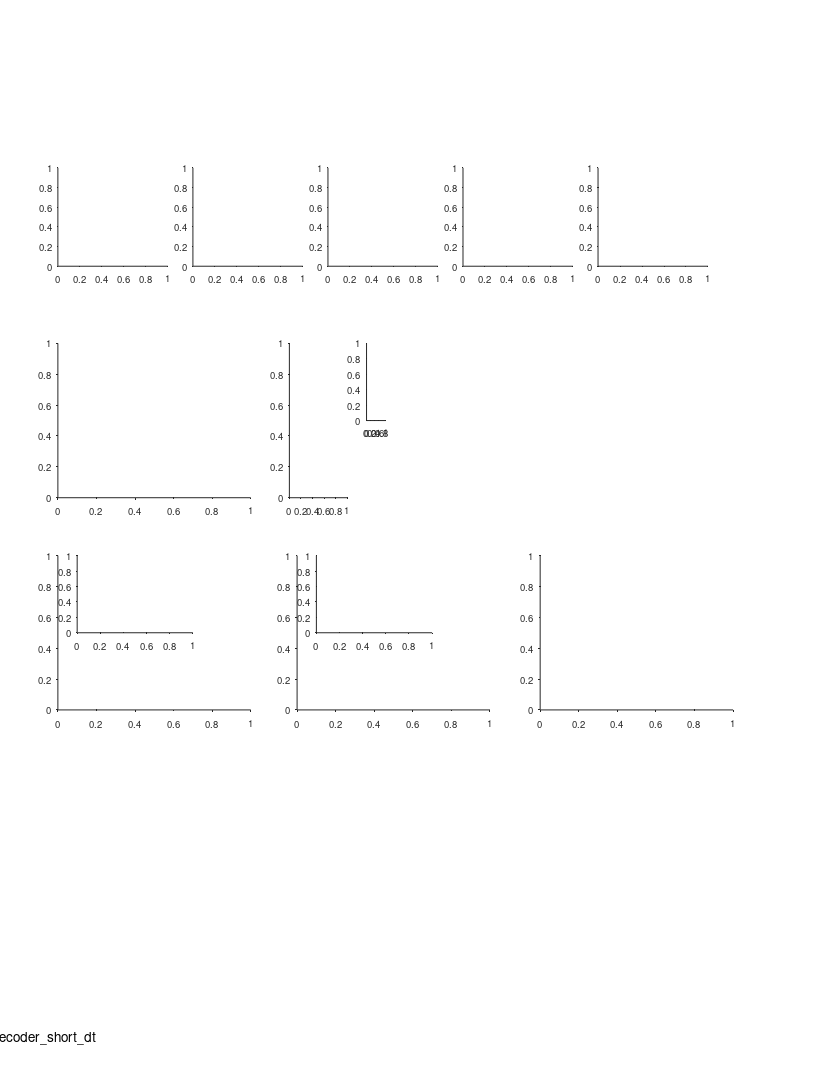

Here is the MATLAB script that generated this plot: (Note: this script raises an error after producing the figure.)
%% Large Scale - Fig. S9 - decoder with shorter dt (200ms)

%%
clear 
clc

%% define output files
res_dir = 'L:\paper_figures';
mkdir(res_dir)
fig_name_str = 'Fig_S9_decoder_short_dt';
fig_caption_str = 'Theoretical analysis with shorter integration window (dt)';
log_name_str = [fig_name_str '_log_file' '.txt'];
log_name_str = strrep(log_name_str , ':', '-');
log_name_str = strrep(log_name_str , ' ', '_');
log_name_out = fullfile(res_dir, log_name_str);

%% open log file
diary off
diary(log_name_out)
diary on
disp('Log file');
disp(['created: ', datestr(clock)]);
disp('======================================================');
disp([fig_name_str ':' fig_caption_str]);
disp('======================================================');
disp('');

%% create figure
% =========================================================================
% figure_size_cm = [21.0 29.7]; % ~A4
figure_size_cm = [21.6 27.9]; % ~US letter
figure ;
% Some WYSIWYG options:
set(gcf,'DefaultAxesFontSize',7);
set(gcf,'DefaultAxesFontName','helvetica');
set(gcf,'DefaultAxesUnits','centimeters');
set(gcf,'PaperType','usletter')
% set(gcf,'PaperType','<custom>');
set(gcf,'PaperUnits','centimeters','PaperPosition',[0 0 figure_size_cm]);
set(gcf,'PaperOrientation','portrait');
set(gcf,'Units','centimeters','Position',get(gcf,'paperPosition')+[0 0 0 0]); % position on screen...
set(gcf, 'Renderer', 'painters');
set(groot, 'defaultAxesTickDir', 'out');
set(groot,  'defaultAxesTickDirMode', 'manual');
annotation('textbox', [0.5 1 0 0], 'String',fig_name_str, 'HorizontalAlignment','center','Interpreter','none', 'FitBoxToText','on');
pause(0.2); % workaround to solve matlab automatically changing the axes positions...

% create panels
panel_A_size = [3 3].*[0.95 0.85];
panel_A(1) = axes('position', [ 1.5 21 panel_A_size]);
panel_A(2) = axes('position', [ 5.0 21 panel_A_size]);
panel_A(3) = axes('position', [ 8.5 21 panel_A_size]);
panel_A(4) = axes('position', [12.0 21 panel_A_size]);
panel_A(5) = axes('position', [15.5 21 panel_A_size]);
panel_B(1)   = axes('position', [ 1.5 15 5 4]);
panel_B(2)   = axes('position', [ 7.5 15 1.5 4]);
panel_C(1,1) = axes('position', [ 1.5  9.5  5 4]);
panel_C(1,2) = axes('position', [ 2   11.5  3 2]);
panel_D(1,1) = axes('position', [ 7.7    9.5  5 4]);
panel_D(1,2) = axes('position', [ 8.2 11.5  3 2]);
panel_E(1)   = axes('position', [14    9.5  5 4]);
panel_legend = axes('position', [9.5 17 0.5 2]);

%% arrange data
dt = 0.2;
paper_fig_4_arrange_data;
rng(0);
exampleL = 200*100; % 200*cm
[f] = MultiscalePlace_GenerateTuning_AllModels(exampleL);
pos = 1:ds:exampleL;
pos = pos / 100; % back to meter

%% legend panel
axes(panel_legend);
cla
hold on
plot([0 1], 5*[1 1], 'Color',clr(1,:),'LineWidth',2) ; hold on ; 
plot([0 1], 4*[1 1], 'Color',clr(3,:),'LineWidth',2) ; hold on ; 
plot([0 1], 3*[1 1], 'Color',clr(2,:),'LineWidth',2) ; hold on ; 
plot([0 1], 2*[1 1], 'Color',clr(6,:),'LineWidth',2) ; hold on ; 
plot([0 1], 1*[1 1], 'Color',clr(7,:),'LineWidth',2) ; hold on ; 
text(1.2,5,'1: Single small fields', 'FontSize', 10);
text(1.2,4,'2: Single large fields', 'FontSize', 10);
text(1.2,3,'3: multiple small fields (Rich et al. 2014)', 'FontSize', 10);
text(1.2,2,'4: multi-scale (population)', 'FontSize', 10);
text(1.2,1,'5: multi-scale (single-cell)', 'FontSize', 10);
axis off
xlim([0 1])
ylim([1 5])

%% panel A - different encoding schemes
maps=[];
maps(1,:,:) = f.fA(:,1:10);
maps(1,:,[7 4 9 10]) = f.fA(:,[4 7 11 12]);
maps(2,:,:) = f.fB(:,1:10);
maps(2,:,[3 9]) = f.fB(:,[14 12]);
[~,IX] = sort(sum(f.fI,1));
maps(3,:,:) = f.fI(:,IX(50:100:950));
maps(4,:,:) = f.fF(:,950:-100:50);
maps(5,:,:) = f.fG(:,1:10);
for ii_scnr = 1:5
    axes(panel_A(ii_scnr));
    cla
    hold on
    imagesc(pos,1:10,squeeze(maps(ii_scnr,:,:))');
    cmap = gray();
    cmap = flip(cmap);
    colormap(cmap)
    xlim([0 200])
    ylim([0.5 10.5])
    xlabel('Position (m)', 'Units','normalized','Position',[0.5 -0.15]);
    h = gca;
    h.YTick = [1 5 10];
    h.XRuler.TickLabelGapOffset = -1;
    h.XRuler.TickLength = [0.03 0.03];
    title("Scheme "+ii_scnr);
end
axes(panel_A(1));
text(-0.3,1.1, 'A', 'Units','normalized','FontWeight','bold');
ylabel('Example neuron #','Units','normalized','Position',[-0.2 0.5]);

%% panel B - minimum N required for error < 1 m
axes(panel_B(1));
cla
hold on
text(-0.2,1.1, 'B', 'Units','normalized','FontWeight','bold');
text(0.5,1.1, {'Minimal no. of neurons';'required for decoding'}, 'Units','normalized','FontWeight','bold','HorizontalAlignment','center','FontSize',9);

jerr = find(ismember(errs, [2]));
plot(L/100,NerrMLA(:,jerr),'Color',clr(1,:),'LineWidth',2) ; hold on ; 
plot(L/100,NerrMLB(:,jerr),'Color',clr(3,:),'LineWidth',2) ; hold on ; 
plot(L/100,NerrMLI(:,jerr),'Color',clr(2,:),'LineWidth',2) ; hold on ;
plot(L/100,NerrMLF(:,jerr),'Color',clr(6,:),'LineWidth',2) ; hold on ; 
plot(L/100,NerrMLG(:,jerr),'Color',clr(7,:),'LineWidth',2) ; hold on ;
xlim([20 1000]) ;
ylim([10 250]) ;
xlabel('Environment size (m)', 'Units','normalized','Position',[0.5 -0.11]);
ylabel(['min N required for error < ' num2str(errs(jerr)) 'm'], 'Units','normalized','Position',[ -0.15 0.5]);
h = gca;
h.XRuler.TickLabelGapOffset = -1;
h.XRuler.TickLength = [0.02 0.02];
h.XTick = [20 200 400 600 800 1000];
% h.XScale = 'log';
% h.YScale = 'log';

%% panel B - bar plot of slopes
x = 1:5;
y = [
    lmNerrMLA{jerr}.Coefficients.Estimate(2)
    lmNerrMLB{jerr}.Coefficients.Estimate(2)
    lmNerrMLI{jerr}.Coefficients.Estimate(2)
    lmNerrMLF{jerr}.Coefficients.Estimate(2)
    lmNerrMLG{jerr}.Coefficients.Estimate(2)]';
err = [
    lmNerrMLA{jerr}.coefCI
    lmNerrMLB{jerr}.coefCI
    lmNerrMLI{jerr}.coefCI
    lmNerrMLF{jerr}.coefCI
    lmNerrMLG{jerr}.coefCI];
err  = err(2:2:end,:)';
err = err - y;

axes(panel_B(2));
cla
hold on
hb=bar(x,y);
hb.FaceColor = 'flat';
hb.CData = [clr(1,:);clr(3,:);clr(2,:);clr(6,:);clr(7,:)];
he=errorbar(x,y,err(1,:));
he.CapSize = 2;
he.LineStyle = 'none';
he.Color = 'k';
xlim([0 6]);
ylim([0 1.7]);
h=gca;
h.XTick = [];
h.YTick = [0 1.7];
ylabel('Slope (N per meter)', 'Units','normalized','Position',[-0.11 0.5]);

%% panel C - mean decoding error
jN_options = find(ismember(N, [50]));
ylimits_options = [0 20; 0 10];
for ii_N = 1:length(jN_options)
    jN = jN_options(ii_N);
    
    axes(panel_C(ii_N,1));
    cla
    hold on
    plot(L/100,meMLA(jN,:)*ds/100,'Color',clr(1,:),'LineWidth',2) ; hold on ; 
    plot(L/100,meMLB(jN,:)*ds/100,'Color',clr(3,:),'LineWidth',2) ; hold on ; 
    plot(L/100,meMLI(jN,:)*ds/100,'Color',clr(2,:),'LineWidth',2) ; hold on ; 
    plot(L/100,meMLF(jN,:)*ds/100,'Color',clr(6,:),'LineWidth',2) ; hold on ; 
    plot(L/100,meMLG(jN,:)*ds/100,'Color',clr(7,:),'LineWidth',2) ; hold on ; 
    xlim([20 1000]) ;
    xlabel('Environment size (m)', 'Units','normalized','Position',[0.5 -0.11]);
    ylabel('Mean decoding error (m)', 'Units','normalized','Position',[ -0.15 0.5]);
    h = gca;
    h.XScale = 'log';
%     h.YScale = 'log';
    h.XTick = [20 100 1000];
    h.XTickLabel = {'20';'100';'1000'};
    h.XRuler.TickLabelGapOffset = -1;
    h.XRuler.TickLength = [0.03 0.03];
%     text(0.95,1, sprintf('N = %d',N(jN)), 'Units','normalized','FontWeight','normal', 'HorizontalAlignment','right','FontSize',10);
    if ii_N == 1
        text(-0.2,1.1, 'C', 'Units','normalized','FontWeight','bold');
        text(0.5,1.1, 'Mean decoding errors', 'Units','normalized','FontWeight','bold','HorizontalAlignment','center','FontSize',9);
    end

    % zoom-in inset
    axes(panel_C(ii_N,2));
    cla
    hold on
    plot(L/100,meMLA(jN,:)*ds/100,'Color',clr(1,:),'LineWidth',2) ; hold on ; 
    plot(L/100,meMLB(jN,:)*ds/100,'Color',clr(3,:),'LineWidth',2) ; hold on ; 
    plot(L/100,meMLI(jN,:)*ds/100,'Color',clr(2,:),'LineWidth',2) ; hold on ; 
    plot(L/100,meMLF(jN,:)*ds/100,'Color',clr(6,:),'LineWidth',2) ; hold on ; 
    plot(L/100,meMLG(jN,:)*ds/100,'Color',clr(7,:),'LineWidth',2) ; hold on ; 
    xlim([20 1000]) ;
    ylim(ylimits_options(ii_N,:))
    h = gca;
    h.XScale = 'log';
%     h.YScale = 'log';
    h.XTick = [20 100 1000];
    h.XTickLabel = {'20';'100';'1000'};
    h.XRuler.TickLabelGapOffset = -1;
    h.XRuler.TickLength = [0.03 0.03];
end

%% panel D - 99th prc error
jprc = find(ismember(prc, [99]));
jN_options = find(ismember(N, [50]));
ylimits_options = [0 20; 0 10];
for ii_N = 1:length(jN_options)
    jN = jN_options(ii_N);
    
    axes(panel_D(ii_N,1));
    cla
    hold on
    plot(L/100,peMLA(jN,:,jprc)*ds/100,'Color',clr(1,:),'LineWidth',2) ; hold on ; 
    plot(L/100,peMLB(jN,:,jprc)*ds/100,'Color',clr(3,:),'LineWidth',2) ; hold on ; 
    plot(L/100,peMLI(jN,:,jprc)*ds/100,'Color',clr(2,:),'LineWidth',2) ; hold on ; 
    plot(L/100,peMLF(jN,:,jprc)*ds/100,'Color',clr(6,:),'LineWidth',2) ; hold on ; 
    plot(L/100,peMLG(jN,:,jprc)*ds/100,'Color',clr(7,:),'LineWidth',2) ; hold on ; 
%     ylim([0.1 2000]) ;
    xlim([20 1000]) ;
    xlabel('Environment size (m)', 'Units','normalized','Position',[0.5 -0.11]);
    ylabel([num2str(prc(jprc)) '% decoder error (m)'], 'Units','normalized','Position',[ -0.12 0.5]);
    h = gca;
    h.XScale = 'log';
%     h.YScale = 'log';
    h.XTick = [20 100 1000];
    h.XTickLabel = {'20';'100';'1000'};
    h.YRuler.TickLabelGapOffset = 2;
    h.XRuler.TickLabelGapOffset = -1;
    h.XRuler.TickLength = [0.03 0.03];
%     text(0.95,1, sprintf('N = %d',N(jN)), 'Units','normalized','FontWeight','normal', 'HorizontalAlignment','right','FontSize',10);
    if ii_N == 1
        text(-0.19,1.1, 'D', 'Units','normalized','FontWeight','bold');
        text(1.12,1.22, 'Catastrophic errors', 'Units','normalized','FontWeight','bold','HorizontalAlignment','center','FontSize',9);
    end
    
    % zoom-in inset
    axes(panel_D(ii_N,2));
    cla
    hold on
    plot(L/100,peMLA(jN,:,jprc)*ds/100,'Color',clr(1,:),'LineWidth',2) ; hold on ; 
    plot(L/100,peMLB(jN,:,jprc)*ds/100,'Color',clr(3,:),'LineWidth',2) ; hold on ; 
    plot(L/100,peMLI(jN,:,jprc)*ds/100,'Color',clr(2,:),'LineWidth',2) ; hold on ; 
    plot(L/100,peMLF(jN,:,jprc)*ds/100,'Color',clr(6,:),'LineWidth',2) ; hold on ; 
    plot(L/100,peMLG(jN,:,jprc)*ds/100,'Color',clr(7,:),'LineWidth',2) ; hold on ; 
%     ylim([0.1 2000]) ;
    xlim([100 1000]) ;
    h = gca;
    h.XScale = 'log';
    h.YScale = 'log';
    h.XTick = [100 1000];
    h.XTickLabel = {'100';'1000'};
    h.YTick = [1 100];
    h.YTickLabel = {'1';'100'};
    h.YRuler.TickLabelGapOffset = -0.1;
    h.XRuler.TickLabelGapOffset = -1;
    h.XRuler.TickLength = [0.03 0.03];
end

%% panel E - 99th prc error
jprc = find(ismember(prc, [99]));
jN_options = find(ismember(N, [50]));
ylimits_options = [2e-4 1; 2e-7 1];
for ii_N = 1:length(jN_options)
    jN = jN_options(ii_N);
    
    axes(panel_E(ii_N));
    cla
    hold on

    plot(L/100,pleMLA(jN,:)+(2e6)^(-1),'Color',clr(1,:),'LineWidth',2) ; hold on ; 
    plot(L/100,pleMLB(jN,:)+(2e6)^(-1),'Color',clr(3,:),'LineWidth',2) ; hold on ; 
    plot(L/100,pleMLI(jN,:)+(2e6)^(-1),'Color',clr(2,:),'LineWidth',2) ; hold on ; 
    plot(L/100,pleMLF(jN,:)+(2e6)^(-1),'Color',clr(6,:),'LineWidth',2) ; hold on ; 
    plot(L/100,pleMLG(jN,:)+(2e6)^(-1),'Color',clr(7,:),'LineWidth',2) ; hold on ; 
    xlim([20 1000]) ;
    ylim(ylimits_options(ii_N,:))
    xlabel('Environment size (m)', 'Units','normalized','Position',[0.5 -0.11]);
    ylabel('P(err>5% of environment size)', 'Units','normalized','Position',[ -0.12 0.5]);
%     text(0.95,1.03, sprintf('N = %d',N(jN)), 'Units','normalized','FontWeight','normal', 'HorizontalAlignment','right','FontSize',10);
    h = gca;
    h.XScale = 'log';
    h.YScale = 'log';
    h.XTick = [20 100 1000];
    h.XTickLabel = {'20';'100';'1000'};
    h.YRuler.TickLabelGapOffset = -0.1;
    h.XRuler.TickLabelGapOffset = -1;
    h.XRuler.TickLength = [0.03 0.03];
    if ii_N == 1
        text(-0.19,1.1, 'E', 'Units','normalized','FontWeight','bold');
    end
end


%% print/save the figure
fig_name_out = fullfile(res_dir, [fig_name_str '_dt_' strrep(num2str(dt),'.','_')]);
print(gcf, fig_name_out, '-dpdf', '-cmyk', '-painters');
% print(gcf, fig_name_out, '-dtiff', '-cmyk', '-painters');
% saveas(gcf , fig_name_out, 'fig');
disp('figure was successfully saved to pdf/tiff/fig formats');

